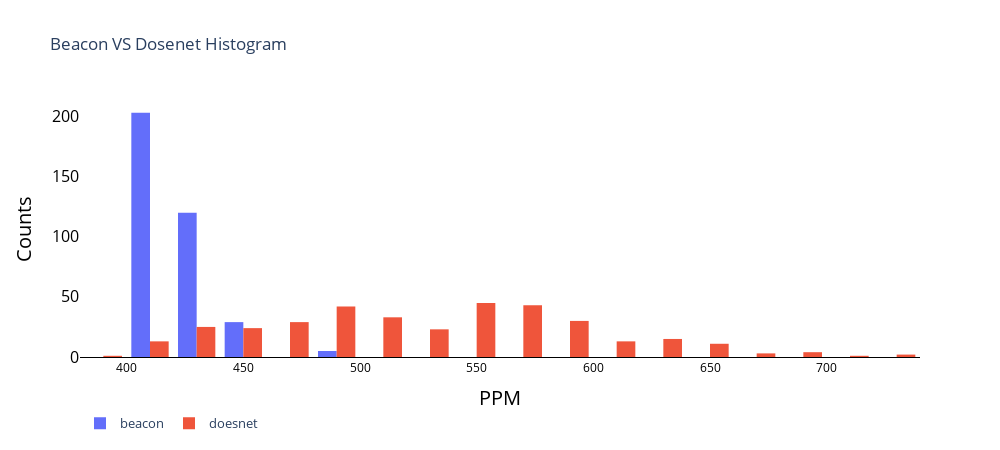

Notebook source saved alongside this figure:
### Code cell
fig2 = go.Figure()
fig2.add_trace(go.Histogram(
        x = all_data['CO2_ppm'], name = 'beacon'))
fig2.add_trace(go.Histogram
        (x = all_data['co2_ppm'], name = 'doesnet'))

fig2.update_layout(plot_bgcolor='white',width=1000, height=450, title = 'Beacon VS Dosenet Histogram')
fig2.update_yaxes(title="Counts",titlefont=dict(color='black', size=20),
                showgrid=False,tickcolor='black',
                tickfont=dict(color='black', size=16))
fig2.update_xaxes(title="PPM",titlefont=dict(color='black', size=20),
                linecolor='black',tickfont=dict(color='black',size=12))
fig2.update_layout(legend_orientation="h",
                legend=dict(x=0,y=-.2, font=dict(size=13)))
fig2.update_layout(barmode='group')
    
fig2

### Figure 1 — Plotly figure (JSON) as saved in the notebook; plotly's stock layout.template omitted (floating-point values rounded to 4 significant figures; data arrays with more than 128 entries replaced by an {"elided": "..."} marker saying what was removed)
{"data": [{"name": "beacon", "type": "histogram", "x": {"elided": "357 float values"}}, {"name": "doesnet", "type": "histogram", "x": {"elided": "357 float values"}}], "layout": {"barmode": "group", "height": 450, "legend": {"font": {"size": 13}, "orientation": "h", "x": 0, "y": -0.2}, "plot_bgcolor": "white", "title": {"text": "Beacon VS Dosenet Histogram"}, "width": 1000, "xaxis": {"linecolor": "black", "tickfont": {"color": "black", "size": 12}, "title": {"font": {"color": "black", "size": 20}, "text": "PPM"}}, "yaxis": {"showgrid": false, "tickcolor": "black", "tickfont": {"color": "black", "size": 16}, "title": {"font": {"color": "black", "size": 20}, "text": "Counts"}}}}
